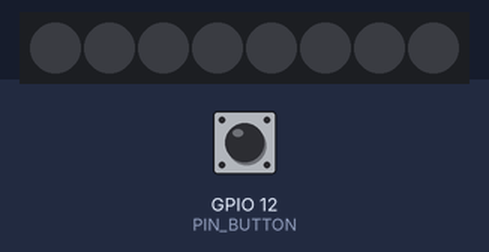
A sketch run on a simulated ESP8266 (NodeMCU). Shown: 8 RGB LEDs in strip order, left to right. The inputs (shaded band) are chosen by the test bench; at power-on: GPIO 12 (PIN_BUTTON) HIGH. Dim RGB values are drawn brighter than linear; WiFi joins after 1.5 s; servers stay silent unless stated; random numbers use the default seed unless the sketch sets one; no MQTT or app messages arrive unless stated; what the sketch prints to the serial monitor is not drawn.

Above: at 3.0 s.
3.1 s: GPIO 12 (PIN_BUTTON) pulled LOW for 0.15 s
At 4.2 s:
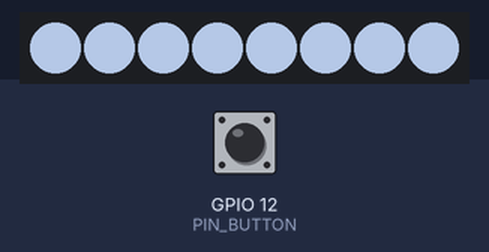
5.1 s: GPIO 12 (PIN_BUTTON) pulled LOW for 1 s
At 5.52 s:
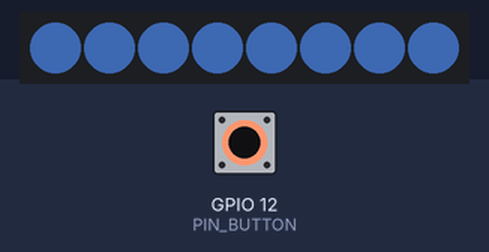
10.6 s: GPIO 12 (PIN_BUTTON) pulled LOW for 3.2 s
At 10.8 s:
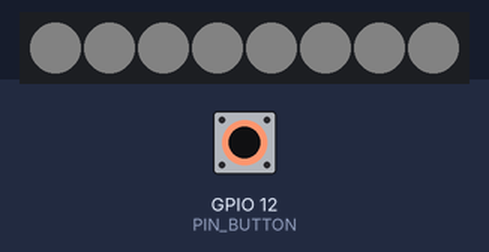
Timing chart, 0 to 13.6 s (numbered marks = the images above; inputs shaded):
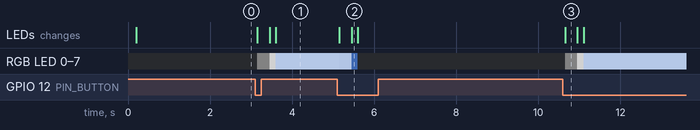

Measured:
- after the input at 3.1 s, RGB LED 0–7: off → RGB(6, 6, 6) after 0.05 s, → RGB(120, 120, 120) 0.30 s later, → RGB(140, 154, 178) 0.15 s later; the LEDs: first change after 0.05 s (image 1 shows a later state)
- after the input at 5.1 s, RGB LED 0–7: RGB(140, 154, 178) → RGB(134, 148, 172) after 0.05 s, → RGB(20, 34, 58) 0.30 s later, → off 0.15 s later
- after the input at 10.6 s, RGB LED 0–7: off → RGB(6, 6, 6) after 0.05 s, → RGB(120, 120, 120) 0.30 s later, → RGB(140, 154, 178) 0.15 s later; the LEDs: change after 0.05 s (image 3)

The sketch:

auraflow-light.ino
```cpp
/*
 * AuraFlow — IoT Ambient Light Node
 * CMP 7003 · PRAC1 · W10.13 (MQTT -> smart light on geofence)
 *
 * Board : ESP32 dev board  (or NodeMCU / Wemos D1 mini — ESP8266)
 * Frame : Arduino
 *
 * What it does
 *   - Subscribes to  auraflow/<DEVICE_ID>/light/set     <- commands from the app
 *   - Publishes      auraflow/<DEVICE_ID>/light/state   -> retained, so the app
 *                                                          knows the real state
 *   - Publishes      auraflow/<DEVICE_ID>/sensor/ambient-> LDR reading (the loop
 *                                                          back into the app)
 *   - LWT            auraflow/<DEVICE_ID>/status        -> online / offline
 *
 * Command payload (JSON):
 *   { "mode": "focus" | "break" | "sleep" | "alert" | "off",
 *     "brightness": 0-100 }
 *
 * Physical button = manual override; it publishes state back so the phone UI
 * stays in sync. That two-way flow is what makes this an IoT *system* rather
 * than a remote-controlled LED.
 */

#include <Arduino.h>

#if defined(ESP32)
  #include <WiFi.h>
#elif defined(ESP8266)
  #include <ESP8266WiFi.h>
#else
  #error "Needs an ESP32 or ESP8266 board — a plain Uno has no WiFi (see README)"
#endif

#include <PubSubClient.h>
#include <ArduinoJson.h>
#include <Adafruit_NeoPixel.h>

#include "secrets.h"

// ---------------------------------------------------------------- hardware
#if defined(ESP32)
  const uint8_t PIN_LED    = 5;    // WS2812 data
  const uint8_t PIN_BUTTON = 4;    // to GND, INPUT_PULLUP
  const uint8_t PIN_LDR    = 34;   // ADC1 — input only, no pull-up
  const int     ADC_MAX    = 4095;
#else
  const uint8_t PIN_LED    = 14;   // D5
  const uint8_t PIN_BUTTON = 12;   // D6
  const uint8_t PIN_LDR    = A0;
  const int     ADC_MAX    = 1023;
#endif

const uint8_t NUM_PIXELS = 8;

Adafruit_NeoPixel strip(NUM_PIXELS, PIN_LED, NEO_GRB + NEO_KHZ800);

// ---------------------------------------------------------------- topics
String topicSet;
String topicState;
String topicAmbient;
String topicStatus;

WiFiClient   net;
PubSubClient mqtt(net);

// ---------------------------------------------------------------- state
enum Mode { MODE_OFF, MODE_FOCUS, MODE_BREAK, MODE_SLEEP, MODE_ALERT };

struct Rgb { uint8_t r, g, b; };

Mode    currentMode    = MODE_OFF;
Mode    modeBeforeAlert= MODE_OFF;
uint8_t brightnessPct  = 70;

Rgb  shown  = {0, 0, 0};   // what the LEDs show right now (fades toward target)
Rgb  target = {0, 0, 0};

unsigned long alertUntilMs   = 0;
unsigned long lastFadeMs     = 0;
unsigned long lastAmbientMs  = 0;
unsigned long lastReconnectMs= 0;

const unsigned long FADE_INTERVAL_MS    = 15;
const uint8_t       FADE_STEP           = 6;     // ~0.6 s for a full swing
const unsigned long AMBIENT_INTERVAL_MS = 10000;
const unsigned long ALERT_DURATION_MS   = 6000;
const unsigned long RECONNECT_DELAY_MS  = 3000;

// ---------------------------------------------------------------- helpers
Rgb baseColourFor(Mode m) {
  switch (m) {
    case MODE_FOCUS: return {200, 220, 255};  // cool daylight — alerting
    case MODE_BREAK: return {255, 140,  40};  // warm amber — step away
    case MODE_SLEEP: return {255,  45,   0};  // deep red — low blue light
    case MODE_ALERT: return {255,   0,   0};
    default:         return {  0,   0,   0};
  }
}

const char* nameFor(Mode m) {
  switch (m) {
    case MODE_FOCUS: return "focus";
    case MODE_BREAK: return "break";
    case MODE_SLEEP: return "sleep";
    case MODE_ALERT: return "alert";
    default:         return "off";
  }
}

bool modeFromName(const char* s, Mode& out) {
  if (!strcmp(s, "focus")) { out = MODE_FOCUS; return true; }
  if (!strcmp(s, "break")) { out = MODE_BREAK; return true; }
  if (!strcmp(s, "sleep")) { out = MODE_SLEEP; return true; }
  if (!strcmp(s, "alert")) { out = MODE_ALERT; return true; }
  if (!strcmp(s, "off"))   { out = MODE_OFF;   return true; }
  return false;
}

// Scale the mode colour by the requested brightness, so the fade only ever
// has one target to chase.
void recomputeTarget() {
  Rgb base = baseColourFor(currentMode);
  // Sleep mode is capped — a bright red lamp at 23:00 defeats the point.
  uint8_t pct = (currentMode == MODE_SLEEP) ? min<uint8_t>(brightnessPct, 35)
                                            : brightnessPct;
  target.r = (uint16_t)base.r * pct / 100;
  target.g = (uint16_t)base.g * pct / 100;
  target.b = (uint16_t)base.b * pct / 100;
}

uint8_t stepToward(uint8_t from, uint8_t to) {
  if (from == to)                return to;
  if (to > from)                 return (to - from <= FADE_STEP) ? to : from + FADE_STEP;
  return (from - to <= FADE_STEP) ? to : from - FADE_STEP;
}

void publishState(const char* source) {
  if (!mqtt.connected()) return;

  JsonDocument doc;
  doc["mode"]       = nameFor(currentMode);
  doc["brightness"] = brightnessPct;
  doc["source"]     = source;              // "mqtt" | "button" | "boot"
  doc["rssi"]       = WiFi.RSSI();
  doc["uptime_s"]   = millis() / 1000;

  char buf[192];
  size_t n = serializeJson(doc, buf, sizeof(buf));
  mqtt.publish(topicState.c_str(), (const uint8_t*)buf, n, true);  // retained
}

void applyCommand(Mode m, uint8_t pct, const char* source) {
  if (m == MODE_ALERT) {
    // Alert is transient: flash, then fall back to whatever we were doing.
    if (currentMode != MODE_ALERT) modeBeforeAlert = currentMode;
    alertUntilMs = millis() + ALERT_DURATION_MS;
  } else {
    alertUntilMs = 0;
  }
  currentMode   = m;
  brightnessPct = pct;
  recomputeTarget();
  publishState(source);

  Serial.printf("[light] mode=%s brightness=%u (%s)\n",
                nameFor(currentMode), brightnessPct, source);
}

// ---------------------------------------------------------------- MQTT
void onMessage(char* topic, byte* payload, unsigned int length) {
  JsonDocument doc;
  DeserializationError err = deserializeJson(doc, payload, length);
  if (err) {
    Serial.printf("[mqtt] bad JSON on %s: %s\n", topic, err.c_str());
    return;
  }

  const char* modeStr = doc["mode"] | "";
  Mode m;
  if (!modeFromName(modeStr, m)) {
    Serial.printf("[mqtt] unknown mode '%s'\n", modeStr);
    return;
  }

  int pct = doc["brightness"] | (int)brightnessPct;
  pct = constrain(pct, 0, 100);

  applyCommand(m, (uint8_t)pct, "mqtt");
}

bool connectMqtt() {
  String clientId = String("auraflow-") + DEVICE_ID + "-" + String(random(0xffff), HEX);

  Serial.printf("[mqtt] connecting to %s:%d ... ", MQTT_HOST, MQTT_PORT);

  bool ok = mqtt.connect(
      clientId.c_str(),
      strlen(MQTT_USER) ? MQTT_USER : nullptr,
      strlen(MQTT_PASS) ? MQTT_PASS : nullptr,
      topicStatus.c_str(), /* willQos */ 1, /* willRetain */ true, "offline");

  if (!ok) {
    Serial.printf("failed, rc=%d\n", mqtt.state());
    return false;
  }

  Serial.println("connected");
  mqtt.publish(topicStatus.c_str(), "online", true);
  mqtt.subscribe(topicSet.c_str(), 1);
  publishState("boot");
  return true;
}

// ---------------------------------------------------------------- inputs
void handleButton() {
  static bool          lastRaw     = HIGH;
  static bool          stableState = HIGH;
  static unsigned long lastChange  = 0;

  bool raw = digitalRead(PIN_BUTTON);
  if (raw != lastRaw) { lastRaw = raw; lastChange = millis(); return; }

  if (millis() - lastChange < 40) return;      // debounce
  if (raw == stableState) return;

  stableState = raw;
  if (stableState == LOW) {                    // pressed
    Mode next = (currentMode == MODE_OFF) ? MODE_FOCUS : MODE_OFF;
    applyCommand(next, brightnessPct, "button");
  }
}

void publishAmbient() {
  int raw = analogRead(PIN_LDR);
  // 0 = pitch dark, 100 = bright. Rough, but consistent enough for the app to
  // decide "the room is dark, dim the lamp / suggest wind-down".
  int pct = map(raw, 0, ADC_MAX, 0, 100);
  pct = constrain(pct, 0, 100);

  JsonDocument doc;
  doc["ambient"] = pct;
  doc["raw"]     = raw;
  doc["mode"]    = nameFor(currentMode);

  char buf[128];
  size_t n = serializeJson(doc, buf, sizeof(buf));
  mqtt.publish(topicAmbient.c_str(), (const uint8_t*)buf, n, false);
}

// ---------------------------------------------------------------- render
void renderLeds() {
  if (millis() - lastFadeMs < FADE_INTERVAL_MS) return;
  lastFadeMs = millis();

  // Alert overrides the fade with a triangle pulse, then restores.
  if (currentMode == MODE_ALERT) {
    if (millis() > alertUntilMs) {
      applyCommand(modeBeforeAlert, brightnessPct, "alert-expired");
    } else {
      uint16_t phase = millis() % 800;                    // 0.8 s per pulse
      uint8_t  level = (phase < 400) ? (phase * 255 / 400)
                                     : ((800 - phase) * 255 / 400);
      shown = { level, 0, 0 };
      strip.fill(strip.Color(shown.r, shown.g, shown.b));
      strip.show();
      return;
    }
  }

  if (shown.r == target.r && shown.g == target.g && shown.b == target.b) return;

  shown.r = stepToward(shown.r, target.r);
  shown.g = stepToward(shown.g, target.g);
  shown.b = stepToward(shown.b, target.b);

  strip.fill(strip.Color(shown.r, shown.g, shown.b));
  strip.show();
}

// ---------------------------------------------------------------- setup
void setup() {
  Serial.begin(115200);
  delay(200);
  Serial.println("\n[AuraFlow] IoT ambient light node");

  pinMode(PIN_BUTTON, INPUT_PULLUP);
  strip.begin();
  strip.clear();
  strip.show();

  String base  = String("auraflow/") + DEVICE_ID;
  topicSet     = base + "/light/set";
  topicState   = base + "/light/state";
  topicAmbient = base + "/sensor/ambient";
  topicStatus  = base + "/status";

  WiFi.mode(WIFI_STA);
  WiFi.begin(WIFI_SSID, WIFI_PASSWORD);
  Serial.print("[wifi] connecting");
  while (WiFi.status() != WL_CONNECTED) {
    delay(400);
    Serial.print('.');
  }
  Serial.printf("\n[wifi] %s  rssi=%d\n", WiFi.localIP().toString().c_str(), WiFi.RSSI());

  randomSeed(micros());
  mqtt.setServer(MQTT_HOST, MQTT_PORT);
  mqtt.setCallback(onMessage);
  mqtt.setBufferSize(512);
  mqtt.setKeepAlive(30);
  connectMqtt();
}

void loop() {
  if (!mqtt.connected()) {
    if (millis() - lastReconnectMs > RECONNECT_DELAY_MS) {
      lastReconnectMs = millis();
      connectMqtt();
    }
  } else {
    mqtt.loop();
    if (millis() - lastAmbientMs > AMBIENT_INTERVAL_MS) {
      lastAmbientMs = millis();
      publishAmbient();
    }
  }

  handleButton();
  renderLeds();
}
```

secrets.example.h
```cpp
// Copy this file to `secrets.h` and fill in your own values.
// `secrets.h` is git-ignored — never commit real credentials.
#pragma once

// ---- WiFi -------------------------------------------------------------
// Wokwi simulator: SSID "Wokwi-GUEST", password "" , channel 6
#define WIFI_SSID       "YOUR_WIFI_SSID"
#define WIFI_PASSWORD   "YOUR_WIFI_PASSWORD"

// ---- MQTT broker ------------------------------------------------------
// Public test brokers (no auth, fine for the demo):
//   broker.hivemq.com : 1883
//   test.mosquitto.org: 1883
// For the report, a local Mosquitto on your laptop looks better (§privacy).
#define MQTT_HOST       "broker.hivemq.com"
#define MQTT_PORT       1883
#define MQTT_USER       ""            // "" = anonymous
#define MQTT_PASS       ""

// ---- Device identity --------------------------------------------------
// Must match the id the mobile app / Laravel API publishes to.
// Keep it unique on a public broker (add random chars).
#define DEVICE_ID       "auraflow-desk-01"
```
